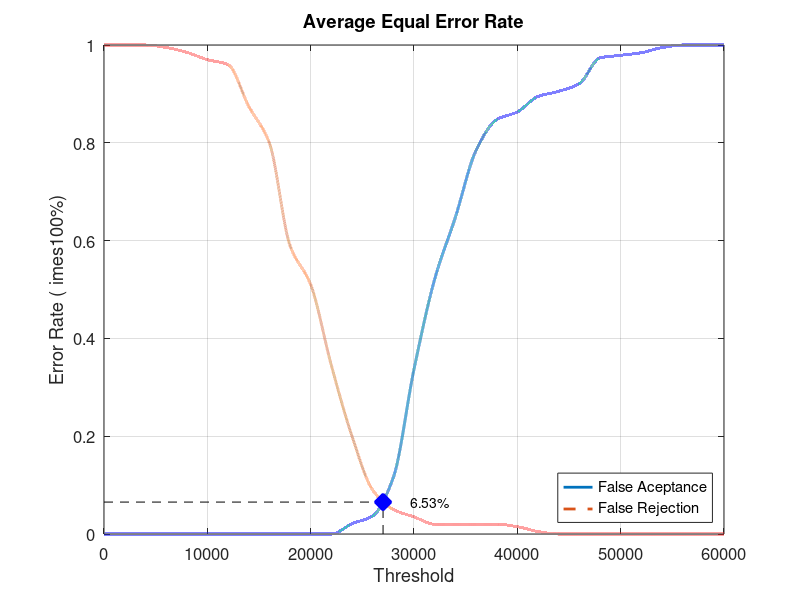
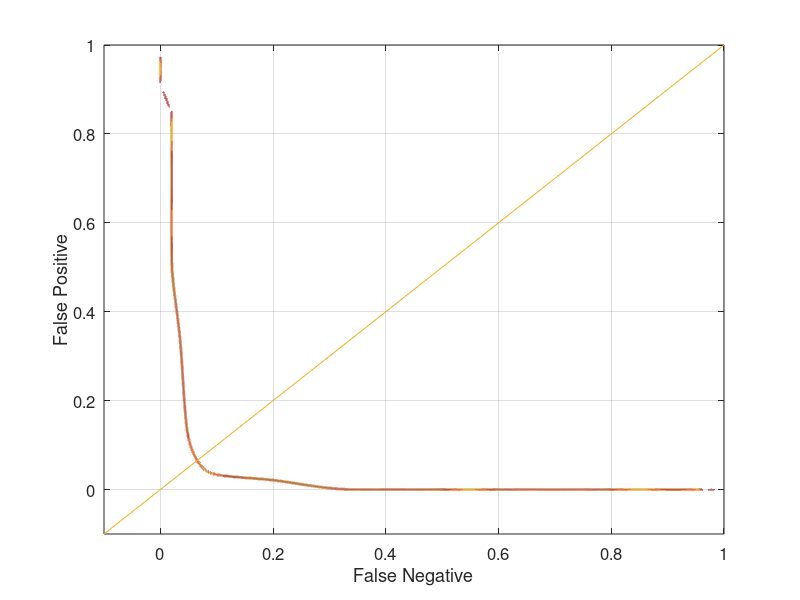

Here is the MATLAB script that generated these plots, in order:
close all;
clear;
clc;
x = 0:2000:60000;
xq = 0:0.5:60000;

y0 = [0 0 0 0 0 0 0 0 0 0 0 0 0.0210526 0.0368421 0.115789 0.336842 0.521053 0.647368 0.784211 0.847368 0.863158 0.894737 0.905263 0.921053 0.973684 0.978947 0.984211 0.994737 1 1 1]
yy0 = interp1(x, y0, xq, 'pchip');
y1 = [1 1 1 0.995 0.985 0.97 0.96 0.875 0.8 0.59 0.51 0.345 0.2 0.09 0.05 0.035 0.02 0.02 0.02 0.02 0.015 0.005 0 0 0 0 0 0 0 0 0]
yy1 = interp1(x, y1, xq, 'pchip');

% Calculating EER: 
y2 = abs(y0 - y1);
find(y2 == min(y2))
yy2 = abs(yy0 - yy1);
xEER = find(yy2 == min(yy2));
xEERIndex = xq(xEER) % X-axis EER
yEER = yy0(xEER) % Y-axis EER

main = figure
plot(xq, yy0,'-','LineWidth', 2);	hold on
plot(xq, yy1,'--','LineWidth', 2);	hold on
plot([xEERIndex xEERIndex], [0 yEER], 'k--');	hold on
plot([0 xEERIndex], [yEER yEER], 'k--');	hold on
plot(xEERIndex, yEER, 'bx', 'LineWidth', 10);	hold on
text(xEERIndex + 10 * xEERIndex / 100, yEER, [num2str(round((10000 * yEER)) / 100) '%'])
legend('False Aceptance', 'False Rejection', 'Location', 'SouthEast')
xlabel('Threshold')
ylabel('Error Rate (	imes100%)')
title('Average Equal Error Rate')
set(gca, 'FontSize', 12)
axis([0 60000 0 1])
grid on

print(main, 'Database3_2Main', '-dpng');
FNRxFPR = figure('Color', [1 1 1]);
plot(yy1, yy0, '-', yy1, yy0, 'LineWidth', 2);
hold on
y = -0.1:0.1:1
plot(y, y); 
set(gca, 'FontSize', 12)
xlabel('False Negative')
ylabel('False Positive')
axis([-0.1 1 -0.1 1])
set(gca, 'FontSize', 12)
grid on

print(FNRxFPR, 'Database3_2FNRxFPR','-dpng');
